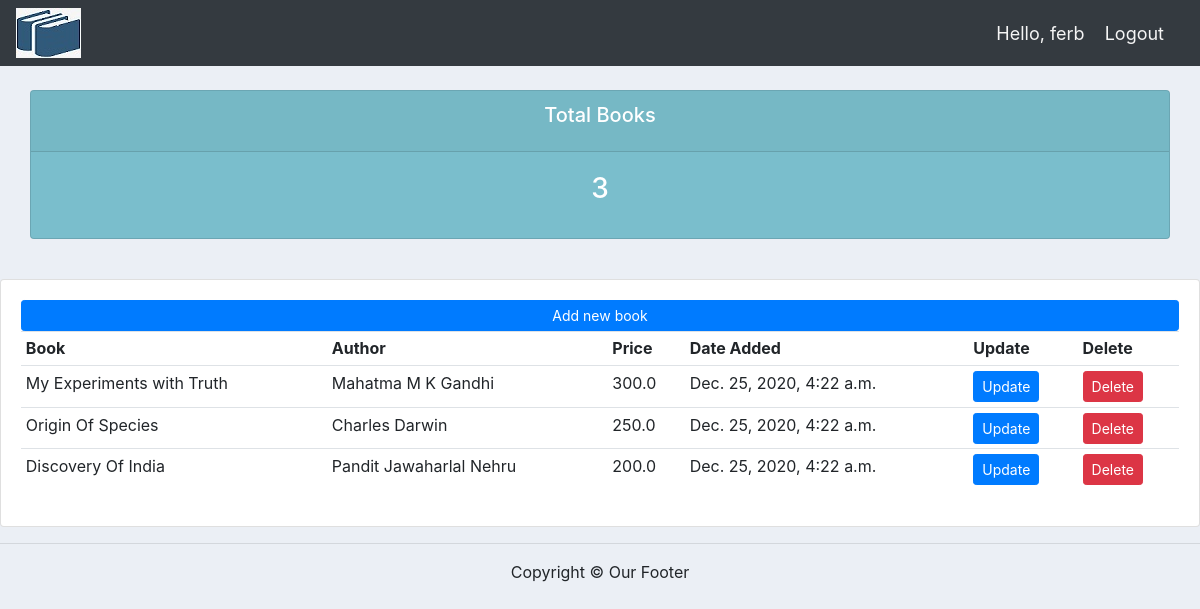
/user/ (signed in), run on the app's committed database.
### BooksApp/models.py (models this page shows, shortened)
class Book(models.Model):
    customer = models.ForeignKey(Customer,null=True,on_delete=models.SET_NULL)
    Bookname = models.CharField(max_length=200,null=True)
    author = models.CharField(max_length=200,null=True)
    price = models.FloatField(null=True)
    date_created = models.DateTimeField(auto_now_add=True,null=True)

### BooksApp/decorators.py (the view)
        def wrapper_func(request,*args,**kwargs):
            group = None
            if request.user.groups.exists():
                group = request.user.groups.all()[0].name
            if group in allowed_roles:
                return view_func(request,*args,**kwargs)
            else:
                return HttpResponse('You are not authorized to view this page')

### BooksApp/views.py (called while the page is built)
@login_required(login_url='login')
@allowed_users(allowed_roles=['customer'])
def userPage(request):
    books = request.user.customer.book_set.all()
    totalBooks = books.count()
    context={'books':books,'totalBooks':totalBooks}
    return render(request,'BooksApp/user.html',context)

### BooksApp/templates/BooksApp/user.html
{% extends 'BooksApp/index.html' %}
{% block content %}
{% include 'BooksApp/status.html' %}
<br>
<div class="row">
    <div class="col-md">
        <div class="card card-body">
            <a class="btn btn-primary  btn-sm btn-block" href="{% url 'add_book_user' user.customer.id %}">Add new book</a>
            <table class="table table-sm">
                <tr>
                    <th>Book</th>
                    <th>Author</th>
                    <th>Price</th>
                    <th>Date Added</th>
                    <th>Update</th>
                    <th>Delete</th>
                </tr>
                {% for book in books %}
                    <tr>
                        <td>{{book.Bookname}}</td>
                        <td>{{book.author}}</td>
                        <td>{{book.price}}</td>
                        <td>{{book.date_created}}</td>
                        <td><a class="btn btn-primary btn-sm" href="{% url 'update_book_user' book.id %}">Update</a></td>
                        <td><a class="btn btn-danger btn-sm" href="{% url 'delete_book_user' book.id %}">Delete</a></td>
                    </tr>
                {% endfor %}
            </table>
        </div>
    </div>
</div>
{% endblock %}

### BooksApp/templates/BooksApp/navbar.html (shortened to what this page needs)
{% load static %}
<nav class="navbar navbar-expand-lg navbar-dark bg-dark">
    <img src="{% static '/images/booklogo.jpg' %}">
    <span class="hello-msg">Hello, {{request.user}}</span>
    <span><a class="hello-msg" href="{% url 'logout' %}">Logout</a></span>
  </nav>

### static/css/main.css (style rules this page uses)
body { background-color: #ebeff5; }

### BooksApp/templates/BooksApp/navbar.html (style rules this page uses)
.hello-msg { color: whitesmoke; font-size: 18px; margin-right: 20px; }

### data on the page
Book: Bookname "My Experiments with Truth", author "Mahatma M K Gandhi", price "300.0", date_created "Dec. 25, 2020, 4:22 a.m."
Book: Bookname "Origin Of Species", author "Charles Darwin", price "250.0", date_created "Dec. 25, 2020, 4:22 a.m."
Book: Bookname "Discovery Of India", author "Pandit Jawaharlal Nehru", price "200.0", date_created "Dec. 25, 2020, 4:22 a.m."

### other printed values
{{ request.user }} "ferb"
{{ totalBooks }} "3"
